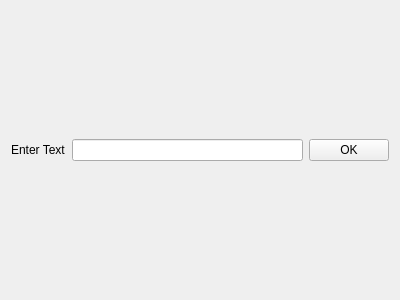
<?xml version="1.0" encoding="UTF-8"?>
<ui version="4.0">
 <class>DesignerWidget</class>
 <widget class="QWidget" name="DesignerWidget">
  <property name="geometry">
   <rect>
    <x>0</x>
    <y>0</y>
    <width>400</width>
    <height>300</height>
   </rect>
  </property>
  <property name="windowTitle">
   <string>Form</string>
  </property>
  <layout class="QHBoxLayout" name="horizontalLayout">
   <item>
    <widget class="QLabel" name="label">
     <property name="text">
      <string>Enter Text</string>
     </property>
    </widget>
   </item>
   <item>
    <widget class="QLineEdit" name="lineEdit"/>
   </item>
   <item>
    <widget class="QPushButton" name="pushButton">
     <property name="text">
      <string>OK</string>
     </property>
    </widget>
   </item>
  </layout>
 </widget>
 <resources/>
 <connections/>
</ui>
